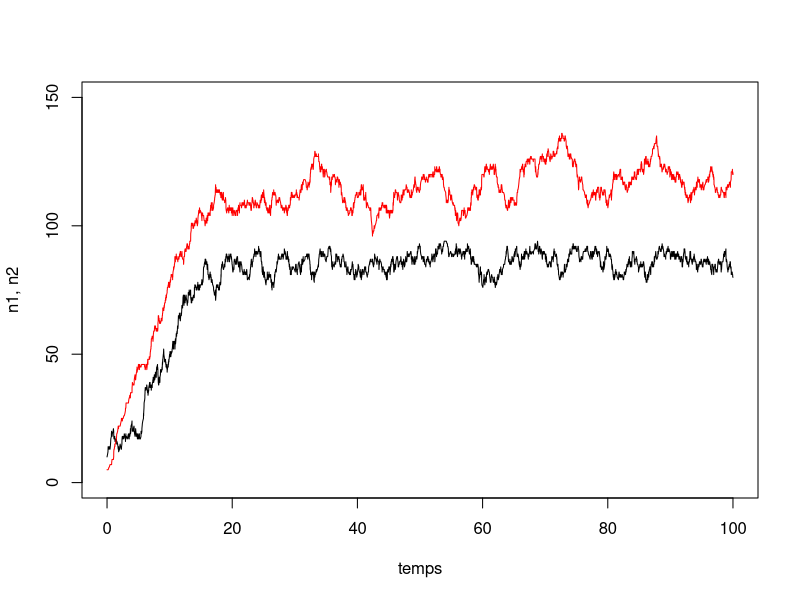

The R script that drew this image:
# Script SSA
# n1: cellules souches
# n2: cellules matures
# 1 mort de CS: mu1*n1
# 2 mort de M: mu2*n2
# 3 replication de CS: beta*n1*(1-n1/K)*(n1 <= K)
# 4 differenciation de CS -> M: f0*theta^h/(theta^h + n2^h)*n1

# initialisation
n1 <- 10
n2 <- 5

# parametres (jours)
mu1 <- 0.01
mu2 <- 0.1
beta <- 1.0
K <- 100
f0 <- 0.8 # f0 < beta
theta <- 50
h <- 2 # entre 1 et 4

tfinal <- 100.0
t <- 0
nbrIter <- 0
ntot <- n1+n2

while ( (t[nbrIter+1] < tfinal) && (nbrIter < 10000) && ntot > 0)
{
  nbrIter <- nbrIter + 1
  liste_taux <- c(mu1*n1[nbrIter], 
                  mu2*n2[nbrIter], 
                  beta*n1[nbrIter]*(1-n1[nbrIter]/K)*(n1[nbrIter] <= K),
                  f0*theta^h/(theta^h + n2[nbrIter]^h)*n1[nbrIter]) 
  somme_taux <- sum(liste_taux)
  tau <- rexp(1,rate = somme_taux)
  c <- runif(1, min = 0, max = 1)
  s <- cumsum(liste_taux)/somme_taux
  index_evenement <- min(which(c < s))
  if (index_evenement == 1) # mort n1
  {
    n1 <- c(n1,n1[nbrIter] - 1)
    n2 <- c(n2,n2[nbrIter])
  }
  else if ( index_evenement == 2 )  # mort n2
  {
    n2 <- c(n2,n2[nbrIter] - 1)
    n1 <- c(n1,n1[nbrIter])
  }
  else if ( index_evenement == 3 ) # replication
  {
    n1 <- c(n1,n1[nbrIter] + 1)
    n2 <- c(n2,n2[nbrIter])
  }
  else if ( index_evenement == 4 ) # differenciation
  {
    n1 <- c(n1,n1[nbrIter] - 1)
    n2 <- c(n2,n2[nbrIter] + 1)    
  }
  t <- c(t,t[nbrIter] + tau)
  ntot <- n1[nbrIter+1]+n2[nbrIter+1]
  
}
plot(t,n1, type = 'l', xlim = c(0,100), ylim = c(0,150), 
     xlab = "temps", ylab = "n1, n2")
lines(t,n2, col = "red")
